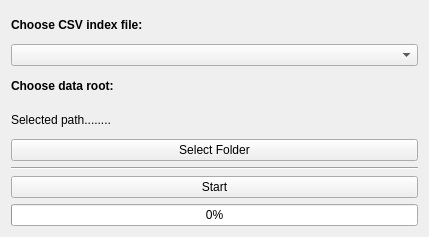
<?xml version="1.0" encoding="UTF-8"?>
<ui version="4.0">
 <class>Indexor</class>
 <widget class="QWidget" name="Indexor">
  <property name="geometry">
   <rect>
    <x>0</x>
    <y>0</y>
    <width>429</width>
    <height>237</height>
   </rect>
  </property>
  <property name="windowTitle">
   <string>Indexor</string>
  </property>
  <layout class="QVBoxLayout" name="verticalLayout">
   <item>
    <widget class="QLabel" name="label">
     <property name="font">
      <font>
       <bold>true</bold>
      </font>
     </property>
     <property name="text">
      <string>Choose CSV index file:</string>
     </property>
    </widget>
   </item>
   <item>
    <widget class="QComboBox" name="csv_combobox"/>
   </item>
   <item>
    <widget class="QLabel" name="label_2">
     <property name="font">
      <font>
       <bold>true</bold>
      </font>
     </property>
     <property name="text">
      <string>Choose data root:</string>
     </property>
    </widget>
   </item>
   <item>
    <widget class="QLabel" name="path_label">
     <property name="text">
      <string>Selected path........</string>
     </property>
    </widget>
   </item>
   <item>
    <widget class="QPushButton" name="select_folder_button">
     <property name="text">
      <string>Select Folder</string>
     </property>
    </widget>
   </item>
   <item>
    <widget class="Line" name="line">
     <property name="orientation">
      <enum>Qt::Horizontal</enum>
     </property>
    </widget>
   </item>
   <item>
    <widget class="QPushButton" name="start_button">
     <property name="text">
      <string>Start</string>
     </property>
    </widget>
   </item>
   <item>
    <widget class="QProgressBar" name="progress">
     <property name="value">
      <number>0</number>
     </property>
    </widget>
   </item>
  </layout>
 </widget>
 <resources/>
 <connections/>
</ui>
